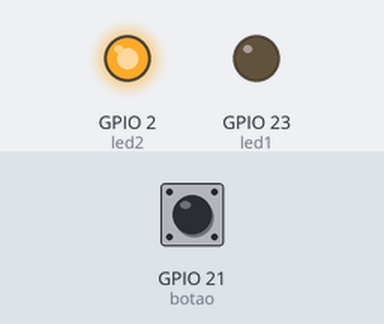
Bench run of a sketch on a simulated ESP32. On the bench: output pins drawn as LEDs (lit = HIGH). The test bench sets the inputs (shaded band); at power-on: GPIO 21 (botao) HIGH. WiFi joins after 1.5 s; servers stay silent unless stated; web services answer with replies made up by the test bench; what the sketch prints to the serial monitor is not drawn.

Above: at 2.7 s.
2.8 s: GPIO 21 (botao) pulled LOW for 0.15 s
At 2.9 s:
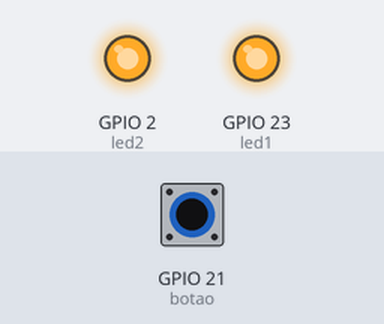
4.5 s: GPIO 21 (botao) pulled LOW for 3.2 s
At 8.9 s:
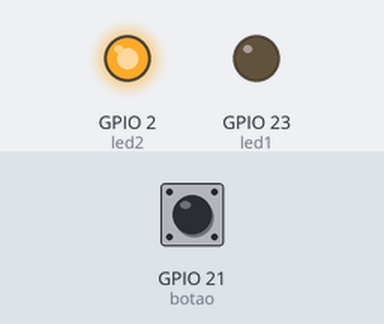
9.2 s: GPIO 21 (botao) driven LOW
At 10.0 s:
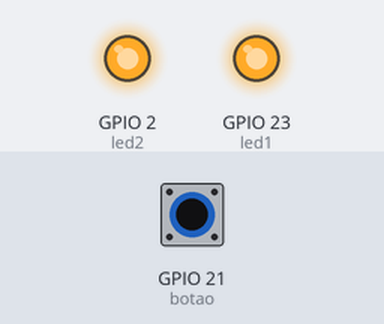
12.2 s: GPIO 21 (botao) driven HIGH
At 13.5 s:
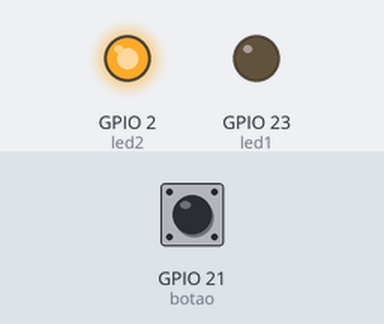
Timing chart, 0 to 14.7 s (numbered marks = the images above; inputs shaded):
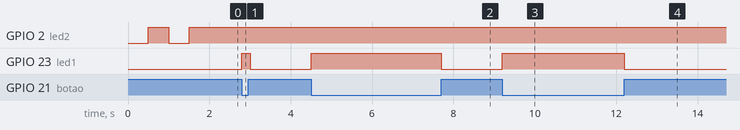

The sketch:

ProjetoMIC014Aula01ESP32.ino
```cpp
#include <WiFi.h>          // Biblioteca para conectar o ESP32 ao WiFi
#include <HTTPClient.h>    // Biblioteca para fazer requisições HTTP
#include <UrlEncode.h>     // Biblioteca para codificar texto em formato de URL

// Credenciais da rede WiFi
const char* ssid = "Rosa Azul";        // Nome da rede WiFi
const char* password = "Rosaazul3090"; // Senha do WiFi

// Definição dos pinos do botão e LEDs
#define botao 21   // Pino de conexão para o botão
#define led1 23    // Pino para o LED externo na protoboard
#define led2 2     // Pino para o LED interno do ESP32

bool flag = true;  // Variável de controle para evitar múltiplos envios da mensagem

// Número de telefone e chave API para CallMeBot
String phoneNumber1 = "559581117758"; // Seu número de WhatsApp em formato internacional
String apiKey1 = "2030323";           // Sua chave API do CallMeBot

// Função para enviar a mensagem via CallMeBot API
void sendMessage(String phoneNumber, String apiKey, String message) {
    // Monta a URL com os parâmetros fixos
    String url = "https://api.callmebot.com/whatsapp.php?phone=559581117758&apikey=2030323&text=" + urlEncode(message);

    HTTPClient http;  // Cria um objeto HTTPClient
    http.begin(url);  // Inicia a conexão com a URL

    // Adiciona o cabeçalho indicando que a requisição está no formato x-www-form-urlencoded
    http.addHeader("Content-Type", "application/x-www-form-urlencoded");

    // Envia a requisição GET
    int httpResponseCode = http.GET();

    // Verifica o código de resposta HTTP
    if (httpResponseCode == 200) {
        Serial.println("Mensagem enviada com sucesso");
    } else {
        Serial.println("Erro no envio da mensagem");
        Serial.print("Código de resposta HTTP: ");
        Serial.println(httpResponseCode);
    }

    http.end();  // Libera os recursos usados pela requisição HTTP
}

void setup() {
    Serial.begin(115200);  // Inicializa a comunicação serial

    // Configuração dos pinos
    pinMode(botao, INPUT_PULLUP); // Configura o pino do botão como entrada com pull-up interno
    pinMode(led1, OUTPUT);        // Configura o pino do LED externo como saída
    pinMode(led2, OUTPUT);        // Configura o pino do LED interno como saída

    digitalWrite(led1, LOW);  // Inicialmente, os LEDs ficam apagados
    digitalWrite(led2, LOW);

    // Conexão WiFi
    WiFi.begin(ssid, password);  // Inicia a conexão com o WiFi
    Serial.println("Conectando ao WiFi...");

    // Enquanto não estiver conectado ao WiFi, pisca o LED interno
    while (WiFi.status() != WL_CONNECTED) {
        delay(500);                      // Aguarda 500 ms
        Serial.print(".");               // Imprime um ponto para indicar tentativa de conexão
        digitalWrite(led2, !digitalRead(led2)); // Inverte o estado do LED interno
    }

    // Quando conectado ao WiFi
    Serial.println("\nConectado ao WiFi!");
    Serial.print("Endereço IP: ");
    Serial.println(WiFi.localIP());  // Exibe o IP local do ESP32 na rede
    digitalWrite(led2, HIGH);       // Mantém o LED interno aceso indicando conexão bem-sucedida
}

void loop() {
    int estado_botao = digitalRead(botao); // Lê o estado do botão

    if (estado_botao == LOW) { // Se o botão estiver pressionado
        Serial.println("Botão pressionado, enviando mensagem de perigo...");
        digitalWrite(led1, HIGH); // Acende o LED externo enquanto a mensagem é enviada

        if (flag) { // Verifica se a flag está ativada (evita envio repetido)
            sendMessage(phoneNumber1, apiKey1, "ALERTA! Estou em perigo. Preciso de ajuda imediatamente.");
            flag = false; // Desativa a flag após o envio
        }
    } else {
        flag = true;         // Reseta a flag se o botão não estiver pressionado
        digitalWrite(led1, LOW); // Apaga o LED externo
    }
}
```

Measured:
- after the input at 2.8 s, GPIO 23 (led1): LOW → HIGH at once, → LOW 0.20 s later
- after the input at 4.5 s, GPIO 23 (led1): LOW → HIGH at once, → LOW 3.2 s later
- after the input at 9.2 s, GPIO 23 (led1): LOW → HIGH at once
- after the input at 12.2 s, GPIO 23 (led1): HIGH → LOW at once
